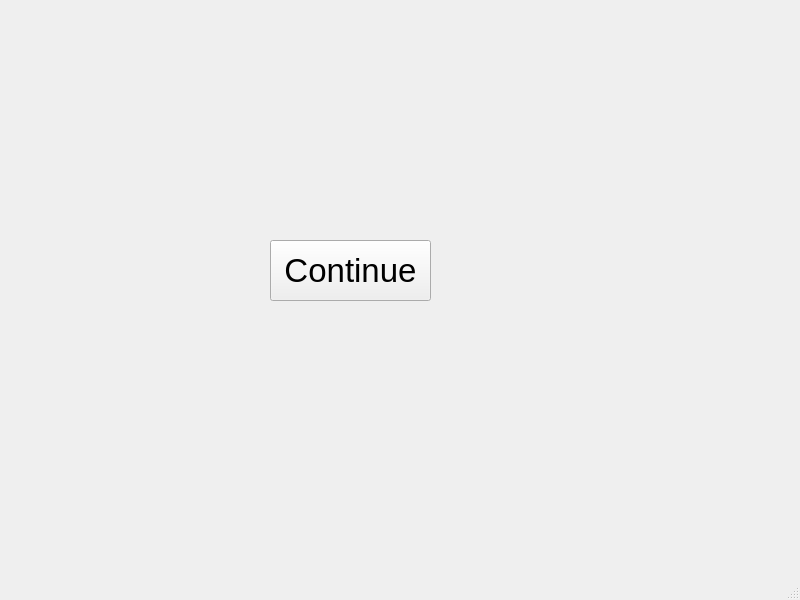
<?xml version="1.0" encoding="UTF-8"?>
<ui version="4.0">
 <class>MainWindow</class>
 <widget class="QMainWindow" name="MainWindow">
  <property name="geometry">
   <rect>
    <x>0</x>
    <y>0</y>
    <width>800</width>
    <height>600</height>
   </rect>
  </property>
  <property name="windowTitle">
   <string>MainWindow</string>
  </property>
  <widget class="QWidget" name="centralwidget">
   <widget class="QPushButton" name="pushButton">
    <property name="geometry">
     <rect>
      <x>270</x>
      <y>240</y>
      <width>161</width>
      <height>61</height>
     </rect>
    </property>
    <property name="font">
     <font>
      <pointsize>25</pointsize>
     </font>
    </property>
    <property name="cursor">
     <cursorShape>PointingHandCursor</cursorShape>
    </property>
    <property name="text">
     <string>Continue</string>
    </property>
   </widget>
  </widget>
  <widget class="QMenuBar" name="menubar">
   <property name="geometry">
    <rect>
     <x>0</x>
     <y>0</y>
     <width>800</width>
     <height>22</height>
    </rect>
   </property>
  </widget>
  <widget class="QStatusBar" name="statusbar"/>
 </widget>
 <resources/>
 <connections/>
</ui>
